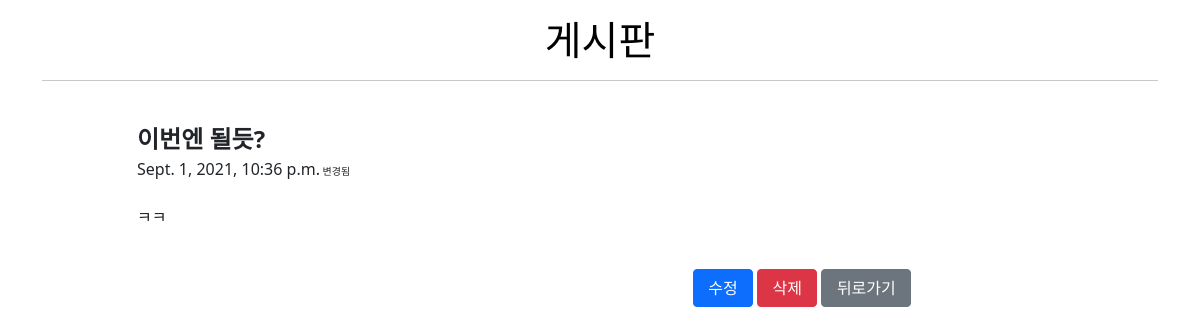
/articles/6/, run on an earlier commit of the app's database.
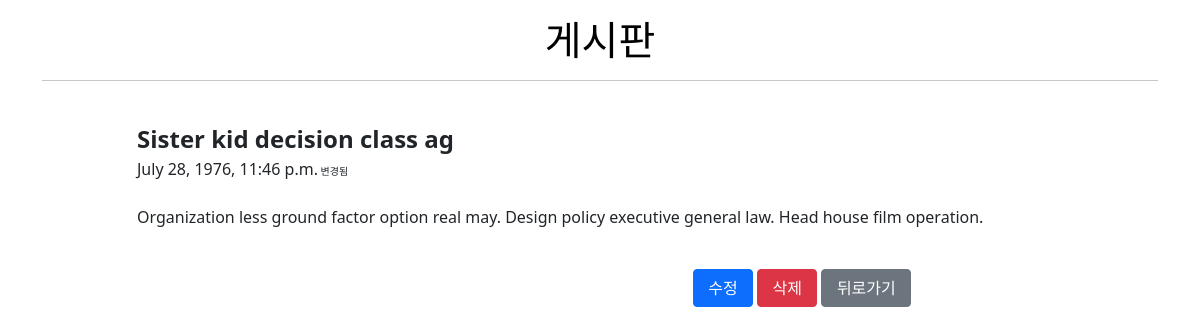
And on a later commit of the database.
### articles/models.py (models this page shows)
class Article(models.Model):
    title = models.CharField(max_length=28)
    content = models.TextField()
    created_at = models.DateTimeField(auto_now_add=True)
    updated_at = models.DateTimeField(auto_now=True)

### articles/views.py (the view)
# urls.py: path('<int:pk>/', views.detail, name='detail'),
def detail(request, pk):
    article = Article.objects.get(pk=pk)
    context = {
        'article': article,
    }
    return render(request, 'articles/detail.html', context)

### articles/templates/articles/detail.html (shortened to what this page needs)
{% extends 'base.html' %}
{% block content %}
<h1 class="my-3"><a href="{% url 'articles:index' %}">게시판</a></h1>
<hr><br>
<div class="row">
  <div class="offset-1 col-10">
    <b class="fs-4">{{ article.title }}</b>
    <br>
    {{ article.updated_at }}<span style="font-size: 10px;"> 변경됨</span>
  </div>
  <div class="offset-1 col-10 mt-4">
    <p>{{ article.content }}</p>
  </div>
</div>
<div class="my-4 offset-7 col-4">
  <form class="d-inline" action="{% url 'articles:edit' article.pk %}" method="POST">
    <button class="btn btn-primary btn-w-1">수정</button>
  </form>
  <form class="d-inline" action="{% url 'articles:delete' article.pk %}" method="POST">
    <button class="btn btn-danger btn-w-1" onclick="return confirm('정말로 삭제하시겠습니까?')">삭제</button>
  </form>
  <a class="btn btn-secondary btn-w-2" href="{% url 'articles:index' %}">뒤로가기</a>
</div>
{% endblock content %}

What changed in the data, as far as the page shows it:
changed Article: title "이번엔 될듯?" → "Sister kid decision class ag"; updated_at "Sept. 1, 2021, 10:36 p.m." → "July 28, 1976, 11:46 p.m."; content "ㅋㅋ" → "Organization less ground factor option real may. Design policy executive general law. Head house film operation."
